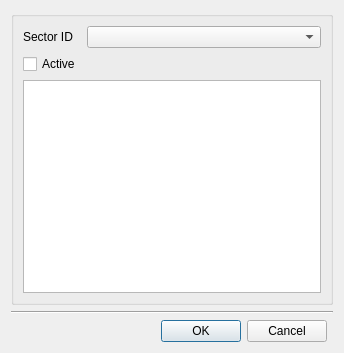
<?xml version="1.0" encoding="UTF-8"?>
<ui version="4.0">
 <class>dlg_nonvisual_rules</class>
 <widget class="QDialog" name="dlg_nonvisual_rules">
  <property name="geometry">
   <rect>
    <x>0</x>
    <y>0</y>
    <width>344</width>
    <height>353</height>
   </rect>
  </property>
  <property name="windowTitle">
   <string>Rule-Based Controls Editor</string>
  </property>
  <layout class="QGridLayout" name="verticalLayout_4">
   <item row="0" column="0" colspan="2">
    <widget class="QGroupBox" name="groupBox">
     <property name="sizePolicy">
      <sizepolicy hsizetype="Preferred" vsizetype="MinimumExpanding">
       <horstretch>0</horstretch>
       <verstretch>0</verstretch>
      </sizepolicy>
     </property>
     <property name="title">
      <string/>
     </property>
     <layout class="QGridLayout" name="gridLayout">
      <item row="0" column="0" colspan="2">
       <layout class="QGridLayout" name="gridLayout_2">
        <item row="0" column="0">
         <widget class="QLabel" name="lbl_sector_id">
          <property name="sizePolicy">
           <sizepolicy hsizetype="Preferred" vsizetype="Fixed">
            <horstretch>0</horstretch>
            <verstretch>0</verstretch>
           </sizepolicy>
          </property>
          <property name="text">
           <string>Sector ID</string>
          </property>
         </widget>
        </item>
        <item row="0" column="1">
         <widget class="QComboBox" name="cmb_sector_id">
          <property name="sizePolicy">
           <sizepolicy hsizetype="MinimumExpanding" vsizetype="Fixed">
            <horstretch>0</horstretch>
            <verstretch>0</verstretch>
           </sizepolicy>
          </property>
         </widget>
        </item>
        <item row="1" column="0">
         <widget class="QCheckBox" name="chk_active">
          <property name="text">
           <string>Active</string>
          </property>
         </widget>
        </item>
       </layout>
      </item>
      <item row="1" column="0" colspan="2">
       <layout class="QGridLayout" name="gridLayout_3">
        <item row="0" column="0">
         <widget class="QTextEdit" name="txt_text"/>
        </item>
       </layout>
      </item>
     </layout>
    </widget>
   </item>
   <item row="1" column="0" colspan="2">
    <widget class="Line" name="line">
     <property name="orientation">
      <enum>Qt::Horizontal</enum>
     </property>
    </widget>
   </item>
   <item row="2" column="0">
    <layout class="QGridLayout" name="lyt_buttons">
     <property name="topMargin">
      <number>0</number>
     </property>
     <item row="0" column="0">
      <spacer name="horizontalSpacer">
       <property name="orientation">
        <enum>Qt::Horizontal</enum>
       </property>
       <property name="sizeHint" stdset="0">
        <size>
         <width>40</width>
         <height>20</height>
        </size>
       </property>
      </spacer>
     </item>
     <item row="0" column="1">
      <widget class="QPushButton" name="btn_accept">
       <property name="text">
        <string>OK</string>
       </property>
      </widget>
     </item>
     <item row="0" column="2">
      <widget class="QPushButton" name="btn_cancel">
       <property name="text">
        <string>Cancel</string>
       </property>
      </widget>
     </item>
    </layout>
   </item>
  </layout>
 </widget>
 <resources/>
 <connections/>
</ui>
